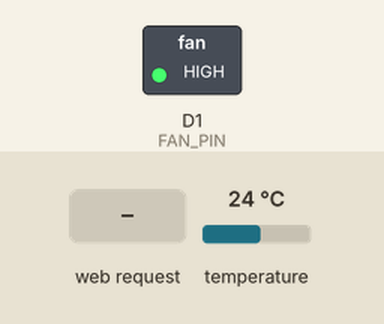
Bench run of a sketch on a simulated ESP8266 (NodeMCU). Parts: switched loads named in the sketch (green lamp = pin HIGH). The inputs (shaded band) are chosen by the test bench; at power-on: temperature 24 °C. WiFi joins after 1.5 s; servers stay silent unless stated; storage starts empty; what the sketch prints to the serial monitor is not drawn.

Above: at 3.4 s.
3.5 s: HTTP request GET / received
At 6.7 s:
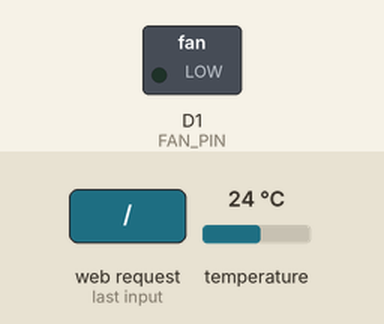
Timing chart, 0 to 8.2 s (numbered marks = the images above; inputs shaded):
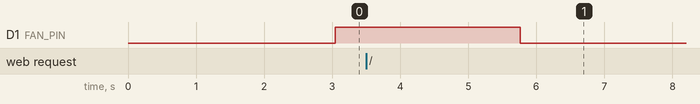

The sketch:

keggerator_fan.ino.ino
```cpp
#include <ESP8266WiFi.h>
#include <ESP8266mDNS.h>
#include <WiFiUdp.h>
#include <ArduinoOTA.h>
#include <WiFiManager.h>         //https://github.com/tzapu/WiFiManager
#include <ESP8266WebServer.h>
#include <OneWire.h>
#include <DallasTemperature.h>
#include <SPI.h>
#include <Wire.h>
#include <FS.h>                   //this needs to be first, or it all crashes and burns...
#include <ArduinoJson.h>          //https://github.com/bblanchon/ArduinoJson
#include <ThingSpeak.h>

const unsigned long READ_MILLIS = 5000UL;
const unsigned long POST_MILLIS = 300000UL;
const unsigned long RUNNING_MILLIS = 60000UL;
const unsigned long NEXT_RUN = 1200000UL;
int RAN = false;

const char* thingSpeakserver = "api.thingspeak.com";
const int FAN_PIN = D1;
const char* host = "kegeratorfan";

ESP8266WebServer httpServer(80);
// Setup a oneWire instance to communicate with any OneWire devices (not just Maxim/Dallas temperature ICs)
OneWire oneWire(D4);
DallasTemperature keggeratorSensor(&oneWire);
unsigned long lastReadingTime = 0, lastPostTime = 0, lastRunCheck = 0, lastRunTime = 0;
float currentReading;
float desiredTemperature = 42.0;
unsigned int runningCount = 0;
unsigned int waitCount = 0;
char tsAPIKey[40];
char tsChannel[6];
String proxyAPIKey = "";

//flag for saving data
bool shouldSaveConfig = false;

//callback notifying us of the need to save config
void saveConfigCallback () {
  Serial.println("Should save config");
  shouldSaveConfig = true;
}

void setup() {
  Serial.begin(115200);
  keggeratorSensor.requestTemperatures(); // Send the command to get temperatures
  httpServer.on("/", HTTP_GET, []() {
    yield();
    httpServer.sendHeader("Connection", "close");
    httpServer.sendHeader("Access-Control-Allow-Origin", "*");
    Serial.println("Serving up HTML...");
    String html = "<html><body><b>Hi There!</b><br>";
    html += "Current Reading: ";
    html += currentReading;
    html += "<br>Runing Count: ";
    html += runningCount;
    html += "<br>Wait Time: ";
    html += waitCount;
    html += "<br>API Key: ";
    html += String(tsAPIKey);
    html += "<br>Channel: ";
    html += String(tsChannel);
    html += "~<br></body></html>";
    Serial.println("Done serving up HTML...");
    httpServer.send(200, "text/html", html);
  });
  WiFiManager wifiManager;
  WiFi.hostname(String(host));
  String holder = "";
  if (SPIFFS.begin()) {
    Serial.println("mounted file system");
    if (SPIFFS.exists("/config.json")) {
      //file exists, reading and loading
      Serial.println("reading config file");
      File configFile = SPIFFS.open("/config.json", "r");
      if (configFile) {
        Serial.println("opened config file");
        size_t size = configFile.size();
        // Allocate a buffer to store contents of the file.
        std::unique_ptr<char[]> buf(new char[size]);

        configFile.readBytes(buf.get(), size);
        DynamicJsonBuffer jsonBuffer;
        JsonObject& json = jsonBuffer.parseObject(buf.get());
        json.printTo(Serial);
        if (json.success()) {
          Serial.println("\nparsed json");
          holder = json["ThingSpeakWriteKey"].asString();
          strcpy(tsChannel, json["ThingSpeakChannel"]);
          Serial.println(holder);
          Serial.println(tsChannel);
        } else {
          Serial.println("failed to load json config");
        }
      }
    }
  } else {
    Serial.println("failed to mount FS");
  }
  holder.toCharArray(tsAPIKey, 40);
  Serial.println(tsAPIKey);
  WiFiManagerParameter custom_thingspeak_api_key("key", "API key", tsAPIKey, 40);
  WiFiManagerParameter custom_thingspeak_channel("ThingSpeak Channel", "Channel Number", tsChannel, 8);
  wifiManager.setSaveConfigCallback(saveConfigCallback);

  //add all your parameters here
  wifiManager.addParameter(&custom_thingspeak_api_key);
  wifiManager.addParameter(&custom_thingspeak_channel);

  wifiManager.setConfigPortalTimeout(90);
  if (!wifiManager.startConfigPortal(host)) {
    Serial.println("failed to connect and hit timeout");
    delay(3000);
    //reset and try again, or maybe put it to deep sleep
    ESP.reset();
    delay(5000);
  }

  //save the custom parameters to FS
  if (shouldSaveConfig) {
    Serial.println("saving config");
    DynamicJsonBuffer jsonBuffer;
    JsonObject& json = jsonBuffer.createObject();
    json["ThingSpeakWriteKey"] = (String)custom_thingspeak_api_key.getValue();
    json["ThingSpeakChannel"] = (String)custom_thingspeak_channel.getValue();

    File configFile = SPIFFS.open("/config.json", "w");
    if (!configFile) {
      Serial.println("failed to open config file for writing");
    }

    json.printTo(Serial);
    json.printTo(configFile);
    configFile.close();
    //end save
  }
  Serial.print("Api Key: ");
  Serial.println(tsAPIKey);
  while (WiFi.status() != WL_CONNECTED) {
    delay(500);
    Serial.print(".");
  }
  if (!MDNS.begin(host)) {
    Serial.println("Error setting up MDNS responder!");
  }
  ArduinoOTA.setHostname(host);
  ArduinoOTA.onStart([]() {
    String type;
    if (ArduinoOTA.getCommand() == U_FLASH)
      type = "sketch";
    else // U_SPIFFS
      type = "filesystem";

    // NOTE: if updating SPIFFS this would be the place to unmount SPIFFS using SPIFFS.end()
    Serial.println("Start updating " + type);
  });
  ArduinoOTA.onEnd([]() {
    Serial.println("\nEnd");
  });
  ArduinoOTA.onProgress([](unsigned int progress, unsigned int total) {
    Serial.printf("Progress: %u%%\r", (progress / (total / 100)));
  });
  ArduinoOTA.onError([](ota_error_t error) {
    Serial.printf("Error[%u]: ", error);
    if (error == OTA_AUTH_ERROR) Serial.println("Auth Failed");
    else if (error == OTA_BEGIN_ERROR) Serial.println("Begin Failed");
    else if (error == OTA_CONNECT_ERROR) Serial.println("Connect Failed");
    else if (error == OTA_RECEIVE_ERROR) Serial.println("Receive Failed");
    else if (error == OTA_END_ERROR) Serial.println("End Failed");
  });
  ArduinoOTA.begin();
  Serial.println("Ready");
  Serial.print("IP address: ");
  Serial.println(WiFi.localIP());
  WiFi.mode(WIFI_STA);
  httpServer.begin();
  pinMode(FAN_PIN, OUTPUT);
  digitalWrite(FAN_PIN, LOW);
  lastPostTime = millis() + POST_MILLIS;
  lastRunTime = millis() + RUNNING_MILLIS;
  strcpy(tsAPIKey, custom_thingspeak_api_key.getValue());
  proxyAPIKey = (String)tsAPIKey;
  Serial.println(tsAPIKey);
  Serial.println(proxyAPIKey);
  Serial.println(custom_thingspeak_api_key.getValue());
  strcpy(tsChannel, custom_thingspeak_channel.getValue());
  Serial.println(tsChannel);
}

void loop() {
  if ((long) (millis() - lastReadingTime) >= 0) {
    lastReadingTime += READ_MILLIS;
    keggeratorSensor.requestTemperatures(); // Send the command to get temperatures
    currentReading = getReading(keggeratorSensor);
    if ((long)(millis() - lastPostTime) >= 0) {
      if (RAN) {
        postData(currentReading, 1);
      } else {
        postData(currentReading, 0);
      }
      RAN =false;
      lastPostTime += POST_MILLIS;
    }
    if (millis() - lastRunTime > 0 ) {
      if ( (currentReading > desiredTemperature) & !RAN) {
        digitalWrite(FAN_PIN, HIGH);
        lastRunTime = millis() + RUNNING_MILLIS;
        RAN = true;
        Serial.println("Running");
      } else {
        digitalWrite(FAN_PIN, LOW);
        lastRunTime = millis() + NEXT_RUN;
        Serial.println("Stopping");
      }
    }
    Serial.print(".");
  }
  ArduinoOTA.handle();
  httpServer.handleClient();
}
void postData(float reading, float runTime) {
  WiFiClient client;
  ThingSpeak.begin(client);  // Initialize ThingSpeak
  Serial.println("About to post!");
  Serial.print("Channel: ");
  Serial.println(atoi(tsChannel));
  Serial.print("API Key: ");
  proxyAPIKey.toCharArray(tsAPIKey, 17);
  Serial.println(tsAPIKey);
  ThingSpeak.setField(1, reading);
  ThingSpeak.setField(2, runTime);
  int x = ThingSpeak.writeFields(atoi(tsChannel), tsAPIKey);
  Serial.println(x);
}


float getReading(DallasTemperature sensor) {
  int retryCount = 0;
  float celsius = sensor.getTempCByIndex(0);
  while ((celsius == 85 || celsius == -85) && retryCount < 10) {
    celsius = sensor.getTempCByIndex(0);
    retryCount++;
    if (retryCount != 10) {
      delay(retryCount * 1000);
    }
  }
  if (retryCount == 10) {
    ESP.restart();
  }
  return (celsius * 9 / 5) + 32;
}
```
